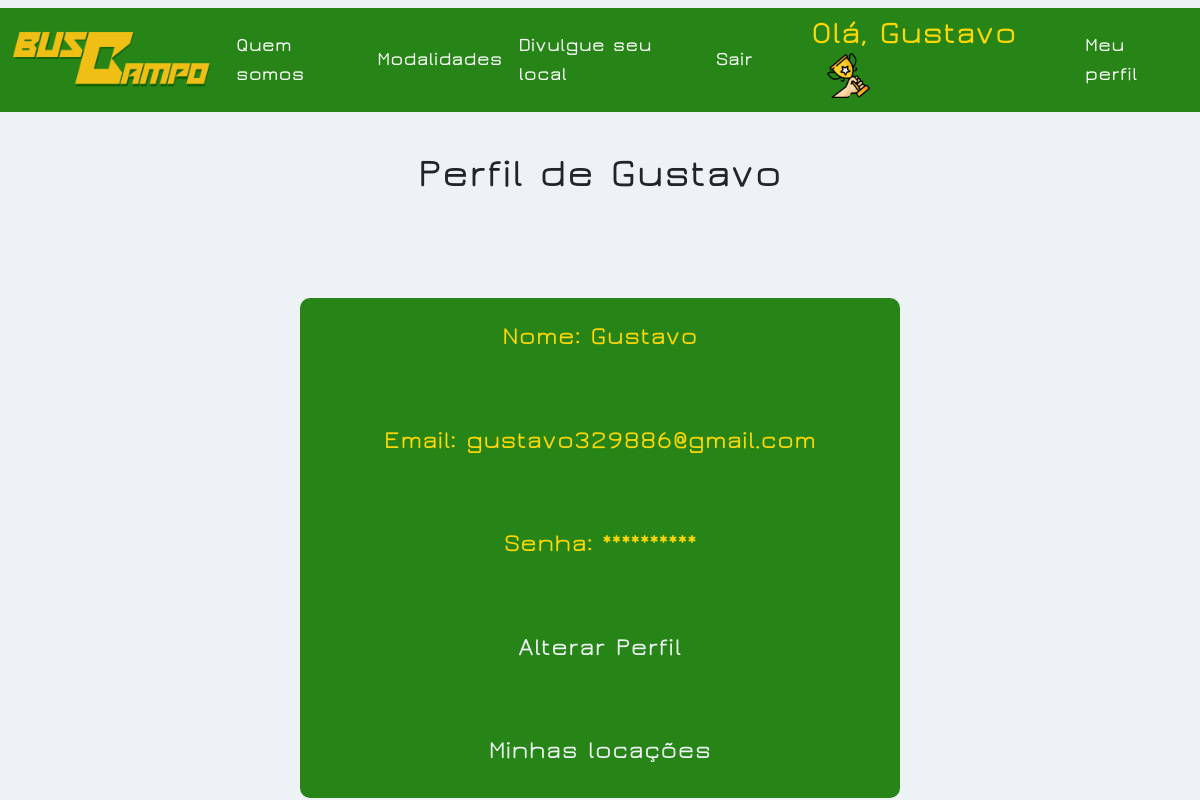
Before: /perfil.php (signed in) with the older database file.
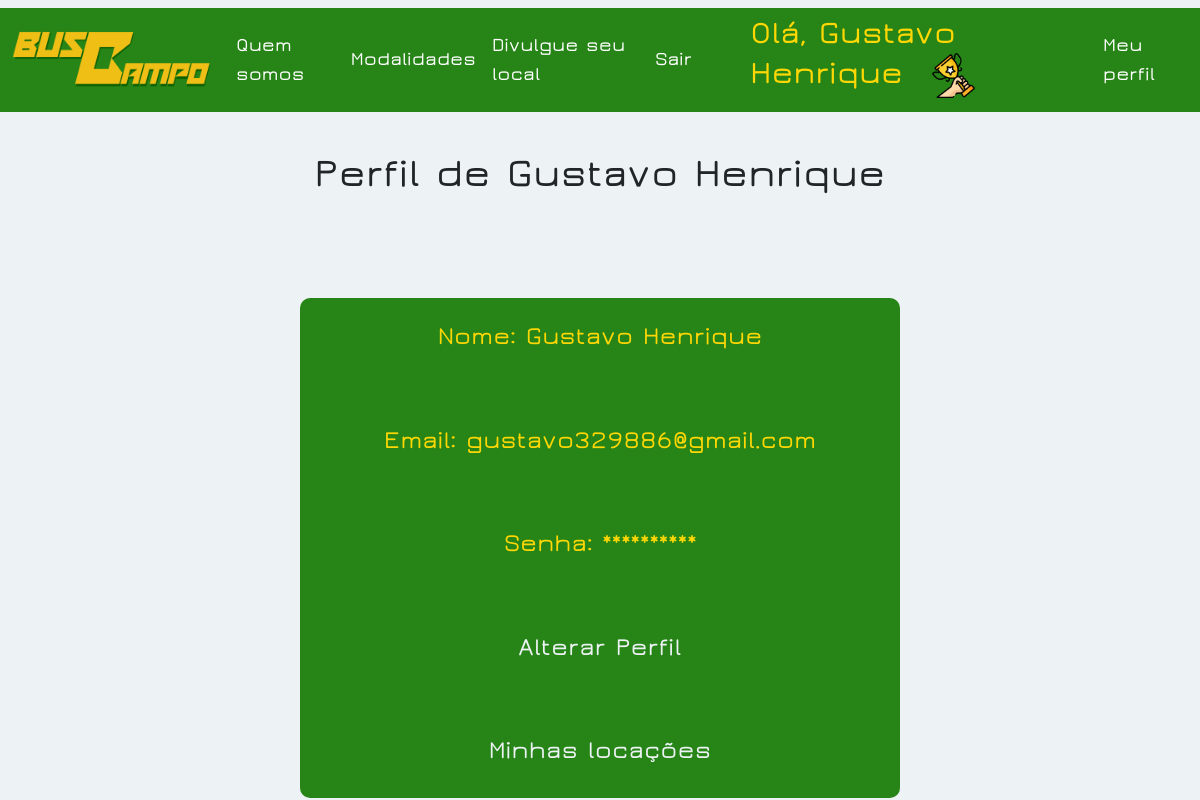
After: the same page with the newer database file.
### tables this page shows
CREATE TABLE `tb_locador` (
  `id_cliente` int(11) NOT NULL,
  `nome_cliente` varchar(32) NOT NULL,
  `email` varchar(50) NOT NULL,
  `doc` varchar(20) NOT NULL,
  `telefone` varchar(15) NOT NULL,
  `senha` varchar(40) NOT NULL
);

### perfil.php (the view, shortened to what this page needs)
<?php
require('menu.php');
?>
<!DOCTYPE html>
<html lang="en">
<head>
    <link rel="stylesheet" href="css/perfil.css">
</head>
<body>
    <div class="nome-cliente-perfil">
        <?php
        echo "<h1>Perfil de $_SESSION[nome] </h1>";
        ?>
    </div>
<?php
        require('connect.php');
        echo "<div class =\"box\">";
        if($_SESSION['tipo'] == true){
            $perfils = mysqli_query($con, "SELECT * FROM `tb_locador` WHERE `tb_locador`.`id_cliente` = '$_SESSION[id]'");
        }else if($_SESSION['tipo'] == false){
            $perfils = mysqli_query($con, "SELECT * FROM `tb_locatario` WHERE `tb_locatario`.`id_cliente` = '$_SESSION[id]'");
        }
        $perfil = mysqli_fetch_array($perfils);
        echo "<div class =\"sc\">";
        echo "<p>Nome: $perfil[nome_cliente] </p>";
        echo "<p>Email: $perfil[email] </p>";
        echo "<p>Senha: ********** </p>";
        echo "<p><a href=alterar_perfil.php?id_cliente=$perfil[id_cliente]>Alterar Perfil</a></p>";
        if($_SESSION['tipo'] == true){
            echo "<p><a href=meu_local.php?id_cliente=$perfil[id_cliente]>Minhas locações</a></p>";
          }
        echo "</div>";
        echo "</div>";
    ?>
</body>
</html>

### menu.php (shortened to what this page needs)
<!DOCTYPE html>
<html lang="en">
<head>
    <link rel="stylesheet" href="css/menu.css">
    <link rel="stylesheet" href="css/query-menu.css">
    <link href="https://cdn.jsdelivr.net/npm/bootstrap@5.3.0-alpha3/dist/css/bootstrap.min.css" rel="stylesheet">
    <link
    rel="stylesheet"
    href="https://cdnjs.cloudflare.com/ajax/libs/animate.css/4.1.1/animate.min.css"
  />
</head>
<body>
<div class="nav-fixed">
<nav class="navbar navbar-expand-lg bg-body-tertiary" id="container-0">
  <div class="container-fluid">
    <a class="navbar-brand" href="index.php"><img src="imgs/logoofc.png" alt="" heigth="150px" width="200px"></a>
    <div class="collapse navbar-collapse" id="navbarNavAltMarkup">
      <div class="navbar-nav">
      <span class="quem-somos-span">
        <a class="nav-link " aria-current="page" href="quem-somos.php">Quem somos</a>
      </span>
        <a class="nav-link" href="modalidades.php">Modalidades</a>
        <?php
if($_SESSION['login'] == true){
  echo "<a class=nav-link href=cad_local.php>Divulgue seu local</a>";
  echo "<span class=login-span><a class=nav-link id=dif href=logoff.php>Sair</a></span>";
  echo "<h2 class=nome-cliente>Olá, $_SESSION[nome] <img src=imgs/trofeu.png></h2>";
  echo "<a class=nav-link id=dif href=perfil.php>Meu perfil</a>";
}else{
  echo "<span class=login-span><a class=nav-link id=dif href=login.php>Login</a></span>";
}
 ?>
      </div>
    </div>
  </div>
</nav>
</div>
</body>
</html>

### css/menu.css (style rules this page uses)
#container-0 { margin: 0; padding: 0; border: 0; }
.nav-fixed { z-index: 1000; width: 100%; position: fixed; top: 6%; margin-top: -2.5em; }
.container-fluid { background-color: #268516; height: auto; }
.navbar-nav a { color: #ffff; display: flex; justify-content: center; align-items: center; font-size: larger; }
.navbar-nav { width: 100%; display: flex; justify-content: space-around; align-items: center; }
.nav-link { height: 100%; display: flex; justify-content: center; align-items: center; }
.nome-cliente { color: #ffd704; animation: zoomIn 2s; margin-left: 50px; overflow-x: hidden; overflow-y: hidden; }
.nome-cliente img { height: 45px; padding-left: 15px; }

### css/perfil.css (style rules this page uses)
* { font-family: 'jura' !important; }
body { background-color: #edf2f4; }
h1 { text-align: center; margin-top: 150px; }
.box { margin-top: 100px; height: 500px; text-align: center; justify-content: center; display: flex; }
.box .sc { background-color: #268516; color: #ffd704; height: 100%; width: 50%; border-radius: 10px; transition: 1s; }
.box .sc p { padding-top: 20px; padding-bottom: 30px; font-size: 25px; }
.sc a { height: 300px; text-decoration: none; color: #edf2f4; }

Changed rows visible on the page:
changed tb_locador "gustavo329886@gmail.com": nome_cliente "Gustavo" → "Gustavo Henrique"
Other visible differences:
$_SESSION[nome]: "Gustavo" → "Gustavo Henrique"
